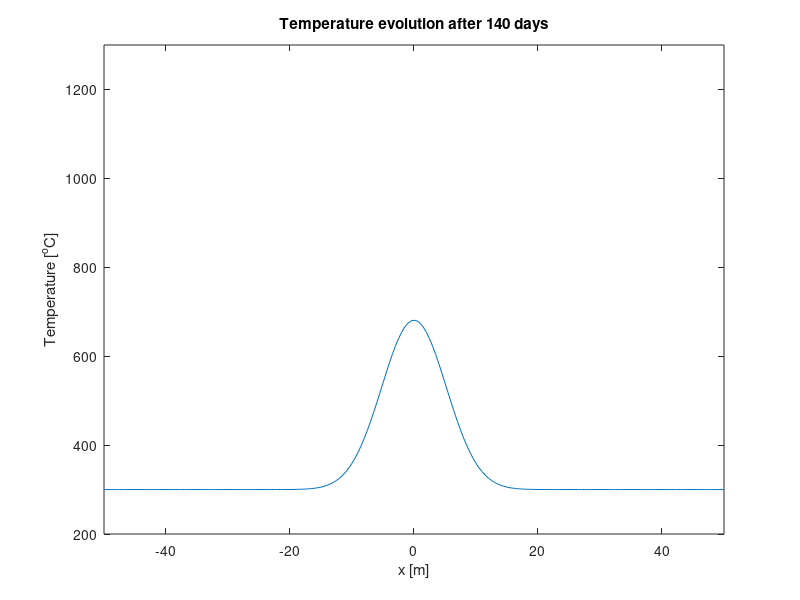
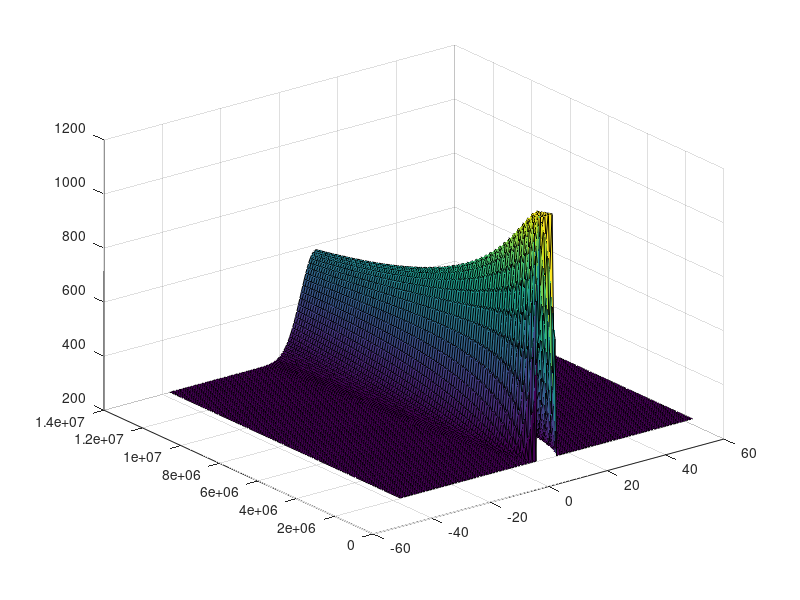

These charts were generated, in order, by the following MATLAB code:
% Solves the 1D heat equation with an explicit finite difference scheme
% 
% From Thorsten Becker's webpage
%

clear all
close all

% Physical parameters
L = 100; % Length of modeled domain [m]
Tmagma = 1200; % Temperature of magma [C]
Trock = 300; % Temperature of country rock [C]
kappa = 1e-6; % Thermal diffusivity of rock [m2/s]
W = 5; % Width of dike [m]
day = 3600*24; % # seconds per day
dt = 1.4*day; % Timestep [s]

% Numerical parameters
nx = 201; % Number of gridpoints in x-direction
nt = 100; % Number of timesteps to compute
dx = L/(nx-1); % Spacing of grid
x = -L/2:dx:L/2;% Grid

% Setup initial temperature profile
T = ones(size(x))*Trock;
T(find(abs(x)<=W/2)) = Tmagma;

time = 0;
c=(kappa*dt)/(dx*dx);
G=zeros(nx,nx);
 %TG=G*T

% Compute new temperature
    for i=1:nx
        if(i==1||i==nx)
            G(i,i)=1;
        else 
            G(i,i+1)=c;
            G(i,i)=1-2*c;
            G(i,i-1)=c;
        end
    end
    T2=transpose(T);
  for n=1:nt % Timestep loop
       Tnew=G*T2;
       T2=Tnew;
       time=time+dt;
    
    % Plot solution
    figure(1), clf
    plot(x,Tnew);
    Ymat(n,:) = n*dt*(ones(1,nx));
    Xmat(n,:) = x;
    Tmat(n,:) = Tnew;
    axis([-50 50 200 1300])
    xlabel('x [m]')
    ylabel('Temperature [^oC]')
    title(['Temperature evolution after ',num2str(time/day),' days'])
    drawnow
end
figure
surf(Xmat,Ymat,Tmat)
